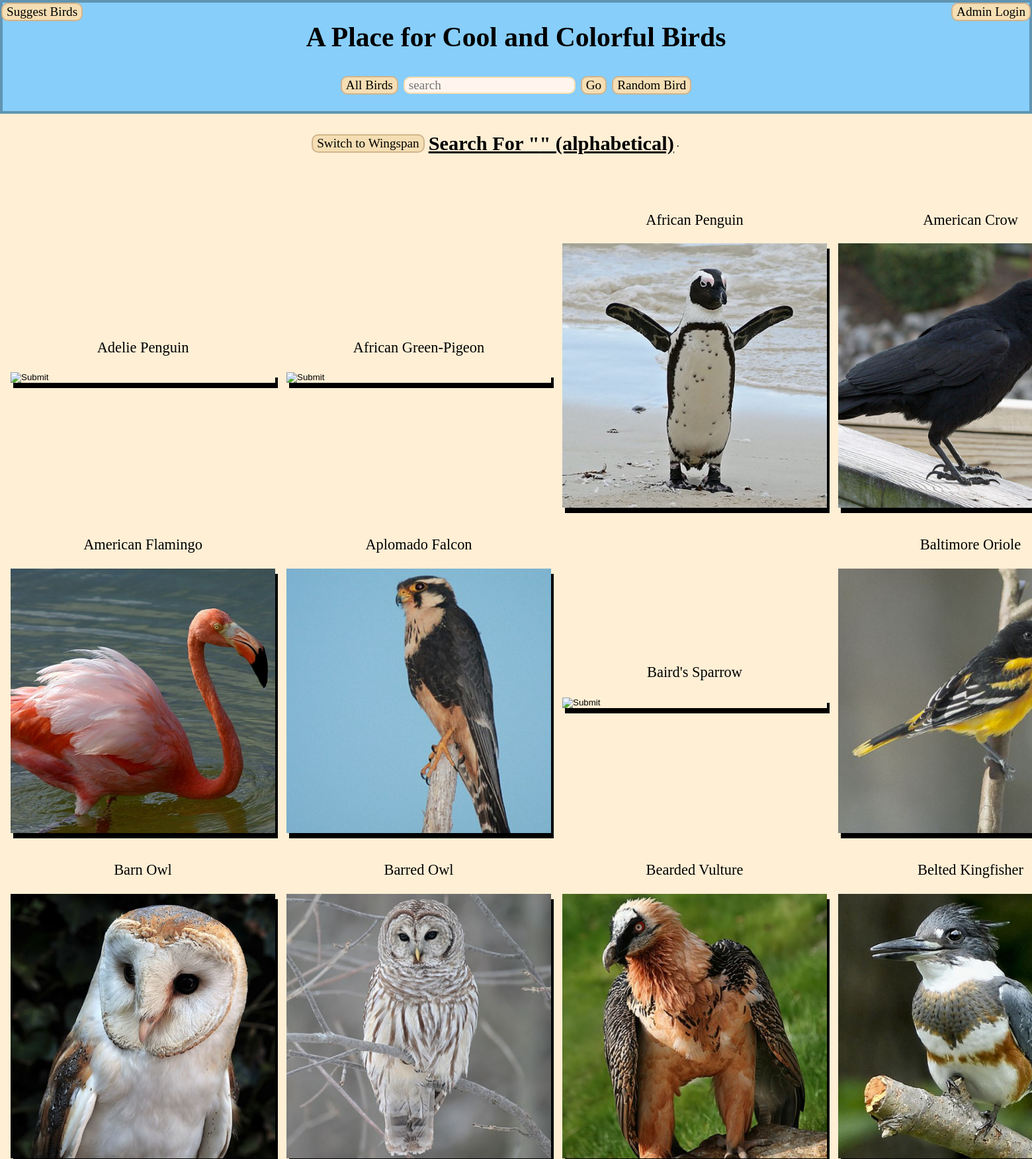
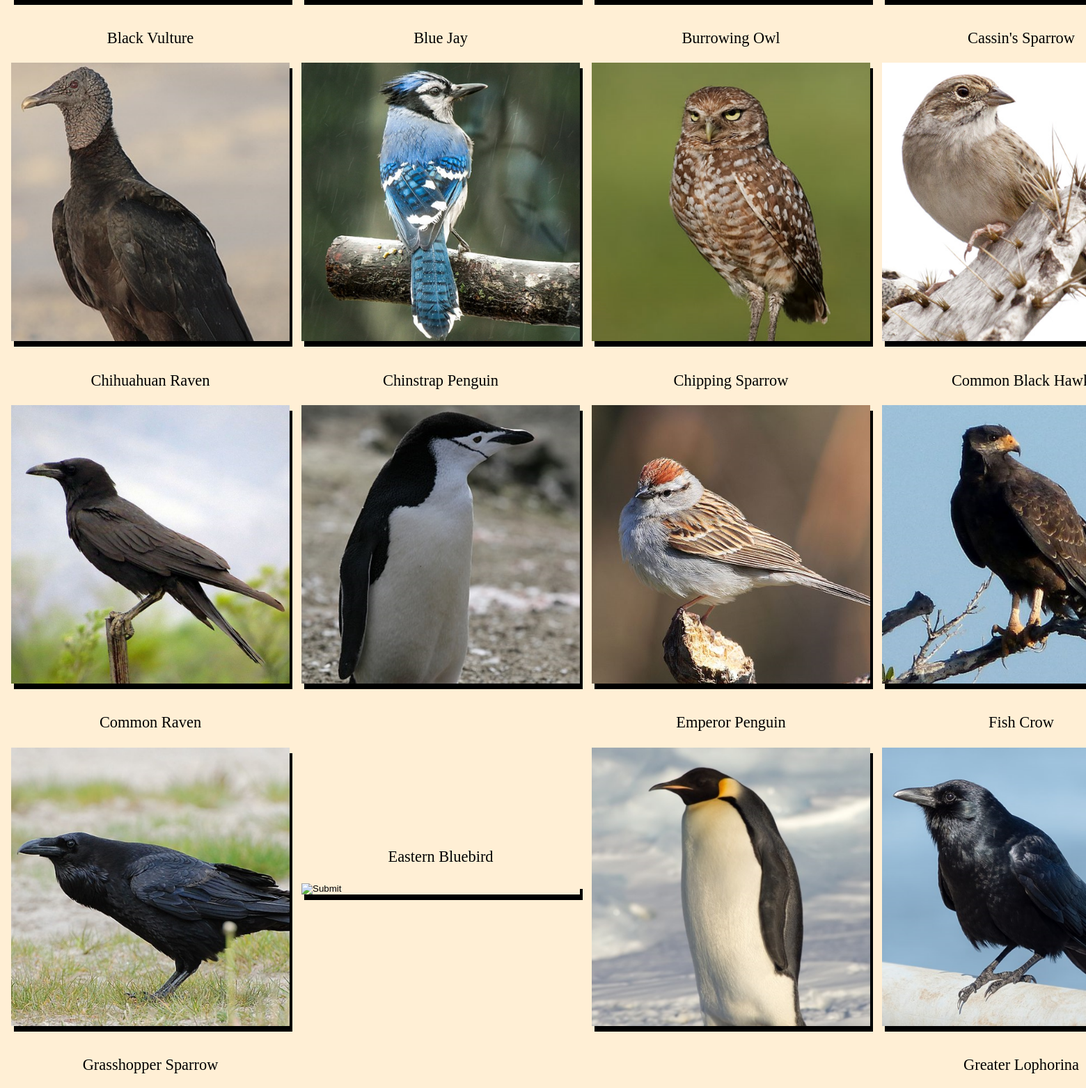
Page /alphaSearch.php (upper part) on the committed database (2 pictures, top to bottom).
### tables this page shows
CREATE TABLE IF NOT EXISTS `birds` (
  `id` int(10) UNSIGNED NOT NULL AUTO_INCREMENT,
  `colloquial_name` char(50) NOT NULL,
  `scientific_name` char(50) NOT NULL,
  `avg_wingspan` float(5,1) NOT NULL,
  `formatted_info` mediumtext NOT NULL,
  `image_path` char(50) NOT NULL,
  PRIMARY KEY (`id`)
);

### alphaSearch.php (the view, shortened to what this page needs)
<!DOCTYPE html>
<html>
	<head>
	</head>
	<body style="background-color:PapayaWhip;">
	<?php
		$searchTerm = $_POST['searchTerm'];
	?>
		<div style="background-color: LightSkyBlue; spacing: 0; border: 4px solid #6094B2;">
		<form method = "post" action = "login.php">
			<input type = "submit" value = "Admin Login" class="topRight">
		</form>
		<form method = "post" action = "suggest.php">
			<input type = "submit" value = "Suggest Birds" class="topLeft">
		</form>
		<h1 class="p1">A Place for Cool and Colorful Birds</h1>
		<table class="center">
		<tr>
			<td>
				<form method = "post" action = "alphaAll.php">
					<input type = "submit" value = "All Birds">
				</form>
			</td>
			<td>
				<form method = "post" action = "alphaSearch.php">
					<input type = "text" placeholder = "search" name = "searchTerm">
					<input type = "submit" value = "Go">
				</form>
			</td>
			<td>
				<form method = "post" action = "details.php">
					<input type = "submit" value = "Random Bird">
				</form>
			</td>
		</tr>
		</table>
		<br>
		</div>
		<table class="center">
		<tr>
			<td>
				<form method = "post" action = "wingSearch.php">
				<input type = "submit" value = "Switch to Wingspan">
				</form>
			</td>
			<td>
			<?php
				echo '<h2 class="p2"><u>Search For "'.$searchTerm.'" (alphabetical)</u></h2>';
			?>
			</td>
			<td>
				<p>.&emsp;&emsp;&emsp;&emsp;</p>
			</td>
		</tr>
		</table>
		<br>
		<?php
			$dsn = 'mysql:host=localhost;dbname=BirdTeamDatabase';
			$username = 'BirdTeam';
			$password = 'BirdTeamPass';
			try {
				$db = new PDO($dsn, $username, $password);
			} catch(PDOException $e) {
				echo "Connection failed: " . $e->getMessage();
				exit();
			}
			$query = "select id, colloquial_name, image_path from birds where colloquial_name like '%".$searchTerm."%'";
			$statement = $db->prepare($query);
			$statement->execute();
			$rows = $statement->fetchAll();
			$count = $statement->rowCount();
			for($i = 0; $i < $count; $i++)
			{
				for ($j = 0; $j < $count - $i - 1; $j++)
				{
					if ($rows[$j][1] > $rows[$j+1][1])
					{
						$temp = $rows[$j];
						$rows[$j] = $rows[$j+1];
						$rows[$j+1] = $temp;
					}
				}
			}
			$colorCounter = rand(0,2);
			$birdCounter = 0;
			$countCounter = $count;
			echo '<table class="center" cellspacing="15">';
			for($i = 0; $i < ceil($count/4); $i++)
			{
				echo "<tr>";
				for($j = 0; $j < 4; $j++)
				{
					if($countCounter > 0)
					{
						echo "<td>";
						echo "<p class='p3'>".$rows[$birdCounter][1]."</p>";
						echo '<form method = "post" action = "details.php">';
						echo '<input type = "image" src = "./images/'.$rows[$birdCounter][2].'" style="box-shadow: 4px 8px '.$_SESSION['colorSelect'][$colorCounter].';"></form></td>';
						$birdCounter++;
						$countCounter--;
						$colorCounter++;
						if ($colorCounter == 3)
						{
							$colorCounter = 0;
						}
					}
				}
				echo "</tr>";
			}
			echo "</table>";
		?>
		<br><br>
	</body>
</html>

### alphaSearch.php (style rules this page uses)
.center { margin-left: auto; margin-right: auto; }
h1 { text-align: center; }
h2 { text-align: center; }
input { cursor: pointer; }
input[type=image] { width: 400px; height: auto; box-shadow: 4px 8px; }
input[type=submit] { background-color: Wheat; border: 2px solid Tan; color: Black; text-decoration: none; margin: 4px 2px; font-family: "Calibri"; font-size: 120%; border-radius: 10px; }
input[type=text] { background-color: SeaShell; border: 2px solid NavajoWhite; color: Black; padding: 0px 6px; text-decoration: none; margin: 4px 2px; font-family: "Calibri"; font-size: 120%; border-radius: 10px; }
html, body { margin:0; padding:0; }
.p1 { font-family: "Arial Black"; font-size: 260%; }
.p2 { font-family: "Bahnschrift SemiBold"; font-size: 190%; }
.p3 { font-family: "Rockwell"; font-size: 140%; text-align: center; }
.topRight { position:absolute; top:0; right:0; }
.topLeft { position:absolute; top:0; left:0; }

### rows in the picture
birds: colloquial_name "Adelie Penguin"
birds: colloquial_name "African Green-Pigeon"
birds: colloquial_name "African Penguin"
birds: colloquial_name "American Crow"
birds: colloquial_name "American Flamingo"
birds: colloquial_name "Aplomado Falcon"
birds: colloquial_name "Baird's Sparrow"
birds: colloquial_name "Baltimore Oriole"
birds: colloquial_name "Barn Owl"
birds: colloquial_name "Barred Owl"
birds: colloquial_name "Bearded Vulture"
birds: colloquial_name "Belted Kingfisher"
birds: colloquial_name "Black Vulture"
birds: colloquial_name "Blue Jay"
birds: colloquial_name "Burrowing Owl"
birds: colloquial_name "Cassin's Sparrow"
birds: colloquial_name "Chihuahuan Raven"
birds: colloquial_name "Chinstrap Penguin"
birds: colloquial_name "Chipping Sparrow"
birds: colloquial_name "Common Black…"
birds: colloquial_name "Common Raven"
birds: colloquial_name "Eastern Bluebird"
birds: colloquial_name "Emperor Penguin"
birds: colloquial_name "Fish Crow"
birds: colloquial_name "Grasshopper Sparrow"
birds: colloquial_name "Greater Lophorina"
